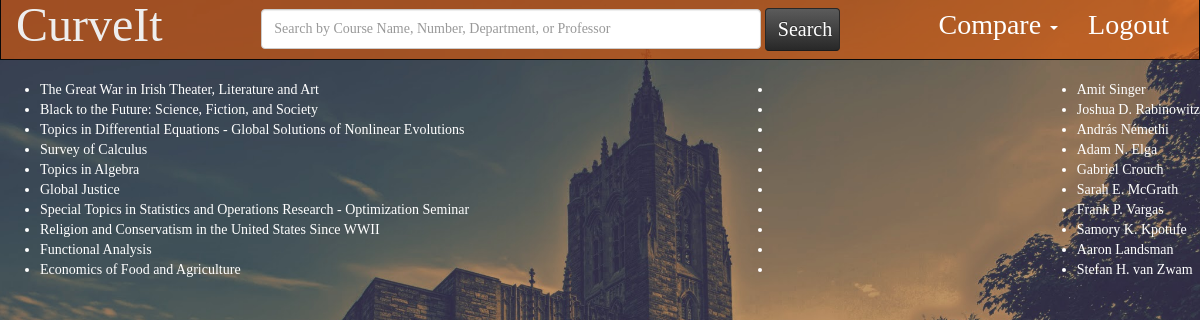
/topten/ (signed in), run on the app's committed database.
### curves/models.py (models this page shows, shortened)
class Course_Specific(models.Model):
	CHOICES = [("A+", "A+"), ("A","A"), ("A-","A-"), ("B+", "B+"), ("B", "B"), ("B-", "B-"), ("C+", "C+"), ("C", "C"), ("C-", "C-"), ("D", "D"), ("F", "F"), ("P", "P")]
	PASTSEMCLASSES = (("COS 333 Advanced Programming Techniques", "COS 333 Advanced Programming Techniques"), ("MAT 201 Multivariable Calculus", "MAT 201 Multivariable Calculus"))
	dept = models.CharField(max_length = 40) # e.g. 'COS'
	num = models.CharField(max_length = 40) # e.g. '333'
	name = models.CharField(max_length = 200) # e.g. 'Advanced Programming Techniques'
	prof = models.CharField(max_length = 200) # e.g. 'Brian+Kernighan'
	semester = models.CharField(max_length = 5) # e.g. 'S2015' or 'F2015'
	num_A_plus = models.IntegerField(default = 0)
	num_A = models.IntegerField(default = 0)
	num_A_minus = models.IntegerField(default = 0)
	num_B_plus = models.IntegerField(default = 0)
	num_B = models.IntegerField(default = 0)
	num_B_minus = models.IntegerField(default = 0)
	num_C_plus = models.IntegerField(default = 0)
	num_C = models.IntegerField(default = 0)
	num_C_minus = models.IntegerField(default = 0)
	num_D = models.IntegerField(default = 0)
	num_F = models.IntegerField(default = 0)
	num_P = models.IntegerField(default = 0)
	titleString = models.CharField(default = "blank", max_length = 200)
	avg = models.DecimalField(default = 0, max_digits=3, decimal_places=2)
	def getTotalGrades(self):
		return self.num_A_plus + self.num_A + self.num_A_minus + self.num_B_plus + self.num_B + self.num_B_minus + self.num_C_plus + self.num_C + self.num_C_minus + self.num_D + self.num_F
	def __unicode__(self):
		result = ""
		depts = self.dept.split("+")
		nums = self.num.split("+")
		for i in range(0, len(depts)):
			if i == (len(depts)-1):
				result += depts[i] + " " + nums[i] + ": "
			else:
				result += depts[i] + " " + nums[i] + "/"
		return result + self.name
	def getAvg(self):
		return self.avg

### curves/views.py (the view)
# urls.py: url(r'^topten/$', views.topTen)
@login_required
def topTen(request):
    if loggedIn(request) == False:
        return redirect('/add_data/')
    allSemAllCourse = Course_Specific.objects.all()
    uniqueCourseList = []
    for a in allSemAllCourse:
        course = a.__unicode__()
        index = course.index(":")
        course = course[index+2:]
        if course not in uniqueCourseList:
            uniqueCourseList.append(course)
    uniqueDeptList = []
    for c in allSemAllCourse:
        curdepts = c.dept.split("+")
        for d in curdepts:
            if d not in uniqueDeptList:
                uniqueDeptList.append(d)
    uniqueProfList = []
    for c in allSemAllCourse:
        profs = c.prof.split("+")
        for p in profs:
            if p not in uniqueProfList:
                uniqueProfList.append(p)
    courseAvgList = []
    for u in uniqueCourseList:
        allSems = Course_Specific.objects.filter(name=u)
        thisAvg = 0
        thisTotal = 0
        for a in allSems:
            thisAvg += a.getAvg() * a.getTotalGrades()
            thisTotal += a.getTotalGrades()
        courseAvgList.append((u, thisAvg/thisTotal))
    courseAvgList = sorted(courseAvgList, key=getKey, reverse=True)
    i = 0
    finalCourseList = []
    for course in courseAvgList:
        if i >= 10:
            break
        else:
            print course[0]
            allClasses = Course_Specific.objects.filter(name=course[0])
            allClassesTotal = 0
            for a in allClasses:
                allClassesTotal += a.getTotalGrades()
            if allClassesTotal >= 10:
                finalCourseList.append(course[0])
                i += 1
    profAvgList = []
    for p in uniqueProfList:
        allSems = Course_Specific.objects.filter(prof__icontains=p)
        thisAvg = 0
        thisTotal = 0
        for a in allSems:
            thisAvg += a.getAvg() * a.getTotalGrades()
            thisTotal += a.getTotalGrades()
        profAvgList.append((p, thisAvg/thisTotal))
    profAvgList = sorted(profAvgList, key=getKey)
    i = 0
    finalProfList = []
    for prof in profAvgList:
        if i >= 10:
            break
        else:
            allClasses = Course_Specific.objects.filter(prof__icontains=prof[0])
            allClassesTotal = 0
            for a in allClasses:
                allClassesTotal += a.getTotalGrades()
            if allClassesTotal >= 10:
                finalProfList.append(prof[0].replace("*", " "))
                i += 1
    deptAvgList = []
    for d in uniqueDeptList:
        allSems = Course_Specific.objects.filter(dept__icontains=d)
        thisAvg = 0
        thisTotal = 0
        for a in allSems:
            thisAvg += a.getAvg() * a.getTotalGrades()
            thisTotal += a.getTotalGrades()
        deptAvgList.append((d, thisAvg/thisTotal))
    deptAvgList = sorted(deptAvgList, key=getKey)
    i = 0
    finalDeptList = []
    for dept in deptAvgList:
        if i >= 10:
            break
        else:
            allClasses = Course_Specific.objects.filter(dept__icontains=dept[0])
            allClassesTotal = 0
            for a in allClasses:
                allClassesTotal += a.getTotalGrades()
            if allClassesTotal >= 10:
                thisDept = dept[0]
                finalDeptList.append(dept[0] + ": " + depts[thisDept])
                i += 1
    context = {'finalDeptList': finalDeptList, 'finalCourseList': finalCourseList, 'finalProfList': finalProfList}
    return render(request, 'curves/topten.html', context)

### curves/models.py (called while the page is built)
	def hasAccess(self):
		return self.has_Entered or (self.year == "2018")

### curves/views.py (called while the page is built)
def loggedIn(request):
    currentnetid = request.user.username
    thisUser = Student.objects.get(netid=currentnetid)
    return (thisUser.hasAccess())

def getKey(item):
    return item[1]

### curves/templates/curves/topten.html (shortened to what this page needs)
{% extends 'curves/base.html' %}
{% block content %}
{% load mathfilters %}
{% load static %}
<div class="title-div">
<ul>
{% for c in finalCourseList %}
  <li>{{c}}</li>
{% endfor %}
  </ul>
<ul>
  </ul>
<ul>
{% for c in finalProfList %}
  <li>{{c}}</li>
{% endfor %}
  </ul>
</div>
{% endblock %}

### curves/templates/curves/base.html (shortened to what this page needs)
<!DOCTYPE html>
{% load static %}
{% load mathfilters %}
<html lang="en">
  <head>
    <link href="{% static 'curves/css/bootstrap.min.css' %}" rel="stylesheet">
    <link href="{% static 'curves/css/theme.css' %}" rel="stylesheet">
  </head>
  <body>
    <nav class="navbar navbar-inverse navbar-custom" style="margin-top:-66px">
  <div class="container-fluid">
    <div class="navbar-header">
      <a class="navbar-brand" href="/">CurveIt</a>
    </div>
    <div class="collapse navbar-collapse" id="bs-example-navbar-collapse-1">
      <ul class="nav navbar-nav navbar-right navbar-link">
        <li><a href="/logout/">Logout</a></li>
      </ul>
      <ul class="nav navbar-nav navbar-right">
         <li class="dropdown">
          <a href="#" class="dropdown-toggle" data-toggle="dropdown" role="button" aria-expanded="false">Compare <span class="caret"></span></a>
        </li>
      </ul>
        <form class="navbar-form navbar-center" action="/search/" method="get">
          <div class="form-group">
            <input type="text" id="autocomplete" style="width: 500px" placeholder="Search by Course Name, Number, Department, or Professor" class="form-control navbar-customform" name="q">
          </div>
            <button type="submit" class="btn btn-search" style ="width: 75px" value="Search">Search </button>
        </form>
    </div>
  </div>
</nav>
    {% block content %}
    {% endblock %}
  </body>
</html>

### curves/static/curves/css/theme.css (style rules this page uses)
body, html { font-family: Dense; color: white; background: url(../img/Ptonfaded.jpg) no-repeat center center; -webkit-background-size: cover; -moz-background-size: cover; -o-background-size: cover; background-size: cover; width: 100%; height: 100%; overflow: auto; }
body { padding-top: 65px; }
.title-div { display: -webkit-flex; display: flex; justify-content: space-between; align-items: center; width: 100%; }
.dropdown-toggle { font-size: 28px; }
.navbar-brand { font-size: 48px; }
.navbar-link { font-size: 28px; }
.navbar-customform { height: 40px; }
.navbar-custom { background-color: rgba(230, 91, 5, 0.6); color:#ffffff; border-radius:0; }
.navbar-custom .navbar-nav > li > a { color:#fff; }
.navbar-custom .navbar-brand { color:#eeeeee; }
.btn-search { background-color: hsl(0, 0%, 16%) !important; background-repeat: repeat-x; filter: progid:DXImageTransform.Microsoft.gradient(startColorstr="#5b5b5b", endColorstr="#282828"); background-image: -khtml-gradient(linear, left top, left bottom, from(#5b5b5b), to(#282828)); background-image: -moz-linear-gradient(top, #5b5b5b, #282828); background-image: -ms-linear-gradient(top, #5b5b5b, #282828); background-image: -webkit-gradient(linear, left top, left bottom, color-stop(0%, #5b5b5b), color-stop(100%, #282828)); background-image: -webkit-linear-gradient(top, #5b5b5b, #282828); background-image: -o-linear-gradient(top, #5b5b5b, #282828); background-image: linear-gradient(#5b5b5b, #282828); border-color: #282828 #282828 hsl(0, 0%, 11%); color: #fff !important; text-shadow: 0 -1px 0 rgba(0, 0, 0, 0.33); -webkit-font-smoothing: antialiased; font-size: 20px; }
.navbar-center { text-align: center; }

### data on the page
Course_Specific: name "The Great War in Irish Theater, Literature and Art"
Course_Specific: name "Black to the Future: Science, Fiction, and Society"
Course_Specific: name "Topics in Differential Equations - Global Solutions of Nonlinear Evolutions"
Course_Specific: name "Topics in Algebra"
Course_Specific: name "Religion and Conservatism in the United States Since WWII"
Course_Specific: name "Functional Analysis"
Course_Specific: name "Economics of Food and Agriculture"

### other printed values
{{ c }} "Survey of Calculus" "Global Justice" "Special Topics in Statistics and Operations Research - Optimization Seminar"
{{ c }} "Amit Singer" "Joshua D. Rabinowitz" "András Némethi" "Adam N. Elga" "Gabriel Crouch" "Sarah E. McGrath" "Frank P. Vargas" "Samory K. Kpotufe" "Aaron Landsman" "Stefan H. van Zwam"
